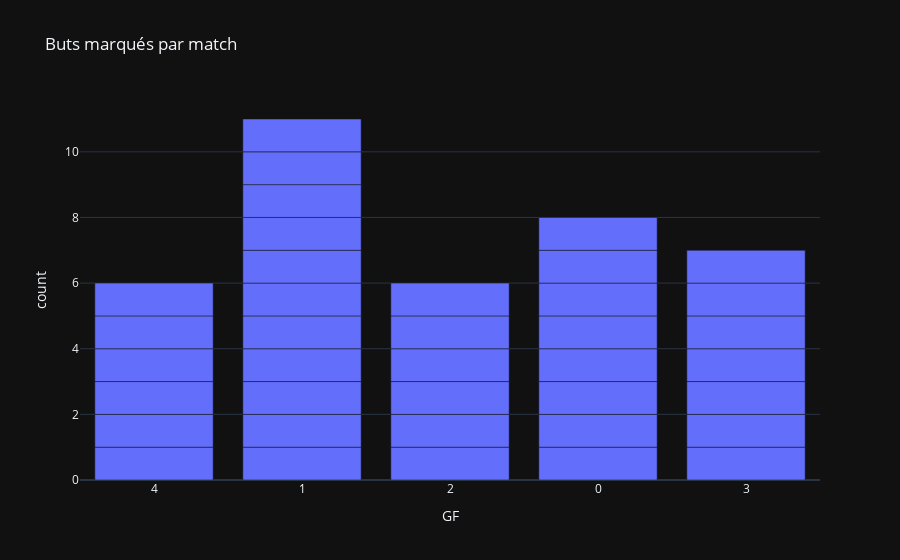
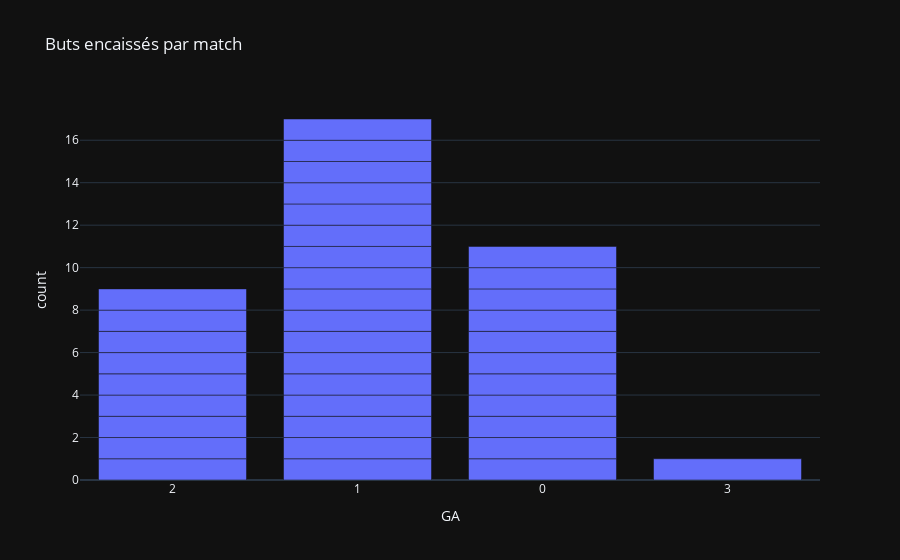
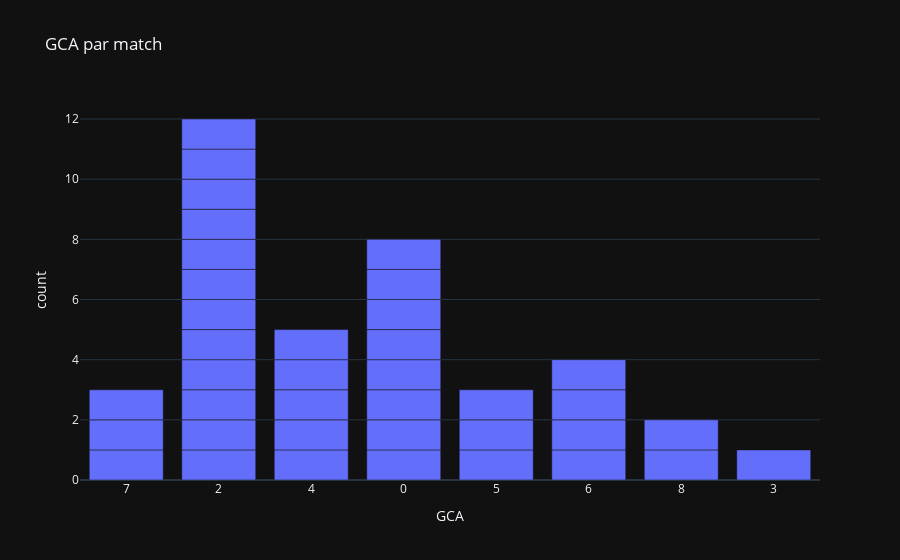
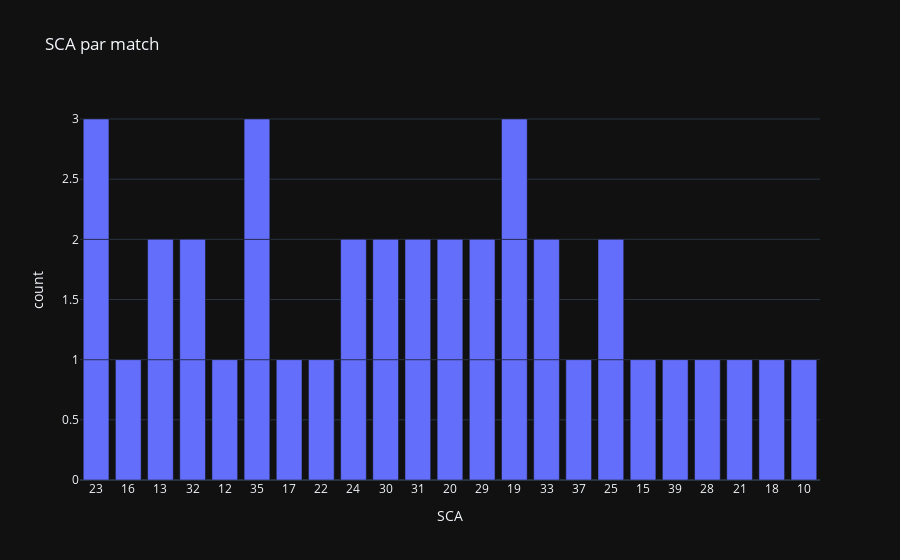

Notebook code cell kept with these figures, in order:
### Markdown cell above
# Goal and Shoot creation

Pour mesurer la création de but et de tir, deux métriques sont définies, à savoir SCA (Shot Creation Action) et GCA (Goal Creation Action).

SCA suit les deux actions offensives/attaques qui mènent directement à un tir au but. Cela inclut des actions telles que :

* Passe en direct : passes de balle en direct terminées menant à une tentative de tir.

* Pass Dead : passes de ballon mort terminées qui mènent à une tentative de tir - cela inclut les coups francs, les corner, les remises en jeu, etc.

* Dribble : Dribbles réussis ayant conduit à une tentative de tir.

* Shots : Tirs qui entraînent une autre tentative de tir.

* Fautes : Fautes provoquées qui conduisent à une tentative de tir

* Défense : Actions défensives qui conduisent à une tentative de tir.

GCA suit les deux actions offensives/attaques qui mènent à un but. Ceux-ci suivent les mêmes critères que la liste ci-dessus.

### Code cell
from plotly.subplots import make_subplots
#Nombre de matchs joués
num_matches = df_shot_creation.shape[0]
num_matches

#Nombre de buts marqués
num_goals = df_shot_creation['GF'].astype(int).sum()
num_goals

#Nombre de buts encaissés
num_goals_conceded = df_shot_creation['GA'].astype(int).sum()
num_goals_conceded

#Nombre de buts marqués par match
num_goals_per_match = num_goals / num_matches
num_goals_per_match

#Nombre de buts encaissés par match
num_goals_conceded_per_match = num_goals_conceded / num_matches
num_goals_conceded_per_match

#Moyenne de GCA par match
num_GCA = df_shot_creation['GCA'].astype(int).sum()
num_GCA_per_match = num_GCA / num_matches
num_GCA_per_match

#Moyenne de SCA par match
num_SCA = df_shot_creation['SCA'].astype(int).sum()
num_SCA_per_match = num_SCA / num_matches
num_SCA_per_match


#Affichage des résultats
print('Nombre de matchs joués : {}'.format(num_matches))
print('Nombre de buts marqués : {}'.format(num_goals))
print('Nombre de buts encaissés : {}'.format(num_goals_conceded))
print('Nombre de buts marqués par match : {}'.format(num_goals_per_match))
print('Nombre de buts encaissés par match : {}'.format(num_goals_conceded_per_match))
print('Moyenne de GCA par match : {}'.format(num_GCA_per_match))
print('Moyenne de SCA par match : {}'.format(num_SCA_per_match))


# Buts marqués par match
fig1 = px.bar(df_shot_creation, x='GF', title='Buts marqués par match', template="plotly_dark")
fig1.show(font = dict(size=17, family='Franklin Gothic'))

# Buts encaissés par match
fig2 = px.bar(df_shot_creation, x='GA', title='Buts encaissés par match', template="plotly_dark")
fig2.show(font = dict(size=17, family='Franklin Gothic'))


# GCA par match
fig3 = px.bar(df_shot_creation, x='GCA', title='GCA par match', template="plotly_dark")
fig3.show(font = dict(size=17, family='Franklin Gothic'))


# SCA par match
fig4 = px.bar(df_shot_creation, x='SCA', title='SCA par match', template="plotly_dark")
fig4.show(font = dict(size=17, family='Franklin Gothic'))

### Figure 1 — Plotly figure (JSON) as saved in the notebook; plotly's stock layout.template omitted (floating-point values rounded to 4 significant figures)
{"data": [{"alignmentgroup": "True", "hovertemplate": "GF=%{x}<br>count=%{y}<extra></extra>", "legendgroup": "", "marker": {"color": "#636efa", "pattern": {"shape": ""}}, "name": "", "offsetgroup": "", "orientation": "v", "showlegend": false, "textposition": "auto", "type": "bar", "x": ["4", "1", "2", "1", "0", "3", "0", "3", "1", "0", "1", "3", "1", "3", "0", "2", "3", "1", "1", "1", "1", "4", "2", "4", "4", "2", "4", "4", "1", "3", "0", "1", "0", "2", "2", "3", "0", "0"], "xaxis": "x", "y": [1, 1, 1, 1, 1, 1, 1, 1, 1, 1, 1, 1, 1, 1, 1, 1, 1, 1, 1, 1, 1, 1, 1, 1, 1, 1, 1, 1, 1, 1, 1, 1, 1, 1, 1, 1, 1, 1], "yaxis": "y"}], "layout": {"barmode": "relative", "legend": {"tracegroupgap": 0}, "title": {"text": "Buts marqués par match"}, "xaxis": {"anchor": "y", "domain": [0, 1], "title": {"text": "GF"}}, "yaxis": {"anchor": "x", "domain": [0, 1], "title": {"text": "count"}}}}

### Figure 2 — Plotly figure (JSON) as saved in the notebook; plotly's stock layout.template omitted (floating-point values rounded to 4 significant figures)
{"data": [{"alignmentgroup": "True", "hovertemplate": "GA=%{x}<br>count=%{y}<extra></extra>", "legendgroup": "", "marker": {"color": "#636efa", "pattern": {"shape": ""}}, "name": "", "offsetgroup": "", "orientation": "v", "showlegend": false, "textposition": "auto", "type": "bar", "x": ["2", "1", "1", "1", "0", "0", "2", "1", "2", "1", "1", "3", "0", "1", "1", "2", "2", "1", "0", "1", "0", "2", "2", "1", "0", "1", "0", "0", "0", "2", "1", "0", "1", "1", "1", "1", "0", "2"], "xaxis": "x", "y": [1, 1, 1, 1, 1, 1, 1, 1, 1, 1, 1, 1, 1, 1, 1, 1, 1, 1, 1, 1, 1, 1, 1, 1, 1, 1, 1, 1, 1, 1, 1, 1, 1, 1, 1, 1, 1, 1], "yaxis": "y"}], "layout": {"barmode": "relative", "legend": {"tracegroupgap": 0}, "title": {"text": "Buts encaissés par match"}, "xaxis": {"anchor": "y", "domain": [0, 1], "title": {"text": "GA"}}, "yaxis": {"anchor": "x", "domain": [0, 1], "title": {"text": "count"}}}}

### Figure 3 — Plotly figure (JSON) as saved in the notebook; plotly's stock layout.template omitted (floating-point values rounded to 4 significant figures)
{"data": [{"alignmentgroup": "True", "hovertemplate": "GCA=%{x}<br>count=%{y}<extra></extra>", "legendgroup": "", "marker": {"color": "#636efa", "pattern": {"shape": ""}}, "name": "", "offsetgroup": "", "orientation": "v", "showlegend": false, "textposition": "auto", "type": "bar", "x": ["7", "2", "4", "2", "0", "5", "0", "5", "2", "0", "2", "6", "2", "4", "0", "4", "5", "2", "2", "2", "2", "6", "4", "7", "7", "2", "8", "8", "2", "6", "0", "2", "0", "3", "4", "6", "0", "0"], "xaxis": "x", "y": [1, 1, 1, 1, 1, 1, 1, 1, 1, 1, 1, 1, 1, 1, 1, 1, 1, 1, 1, 1, 1, 1, 1, 1, 1, 1, 1, 1, 1, 1, 1, 1, 1, 1, 1, 1, 1, 1], "yaxis": "y"}], "layout": {"barmode": "relative", "legend": {"tracegroupgap": 0}, "title": {"text": "GCA par match"}, "xaxis": {"anchor": "y", "domain": [0, 1], "title": {"text": "GCA"}}, "yaxis": {"anchor": "x", "domain": [0, 1], "title": {"text": "count"}}}}

### Figure 4 — Plotly figure (JSON) as saved in the notebook; plotly's stock layout.template omitted (floating-point values rounded to 4 significant figures)
{"data": [{"alignmentgroup": "True", "hovertemplate": "SCA=%{x}<br>count=%{y}<extra></extra>", "legendgroup": "", "marker": {"color": "#636efa", "pattern": {"shape": ""}}, "name": "", "offsetgroup": "", "orientation": "v", "showlegend": false, "textposition": "auto", "type": "bar", "x": ["23", "16", "13", "32", "12", "35", "17", "22", "24", "30", "31", "20", "29", "19", "23", "19", "33", "37", "25", "24", "19", "15", "23", "13", "31", "35", "39", "33", "35", "28", "30", "20", "29", "32", "21", "18", "10", "25"], "xaxis": "x", "y": [1, 1, 1, 1, 1, 1, 1, 1, 1, 1, 1, 1, 1, 1, 1, 1, 1, 1, 1, 1, 1, 1, 1, 1, 1, 1, 1, 1, 1, 1, 1, 1, 1, 1, 1, 1, 1, 1], "yaxis": "y"}], "layout": {"barmode": "relative", "legend": {"tracegroupgap": 0}, "title": {"text": "SCA par match"}, "xaxis": {"anchor": "y", "domain": [0, 1], "title": {"text": "SCA"}}, "yaxis": {"anchor": "x", "domain": [0, 1], "title": {"text": "count"}}}}
